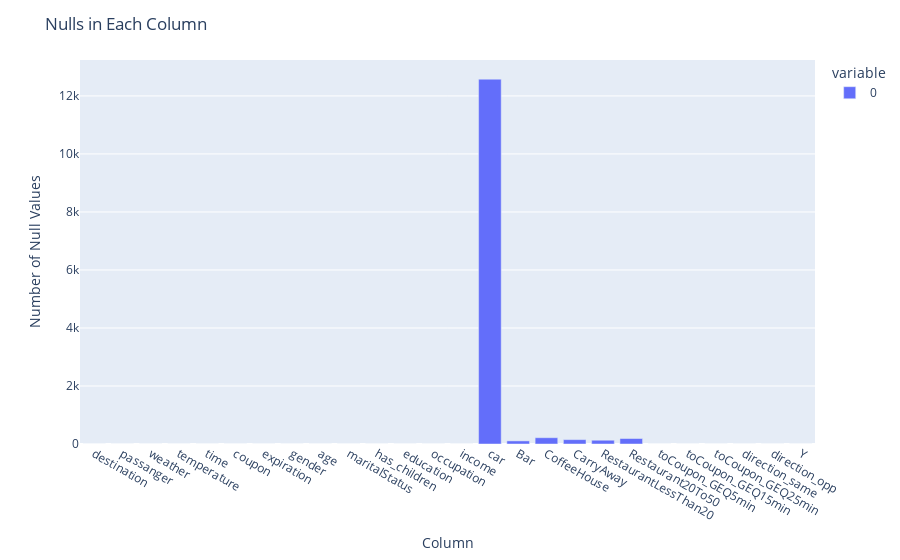

The notebook cell saved with this chart:
### Markdown cell above
2. Investigate the dataset for missing or problematic data.

### Code cell
# The name of the column 'passanger' is spelled wrong.

# The columns describing user habits have missing values.
print('Bar unique values: ' + str(data['Bar'].unique()))
print('CoffeeHouse unique values: ' + str(data['CoffeeHouse'].unique()))
print('CarryAway unique values: ' + str(data['CarryAway'].unique()))
print('RestaurantLessThan20 unique values: ' + str(data['RestaurantLessThan20'].unique()))
print('Restaurant20To50 unique values: ' + str(data['Restaurant20To50'].unique()))

# The 'time' column is a string but could be numerical.
# If it were numerical, time could be compared more
# easily in a hierarchy of time.

# The column describing whether or not the coupon was
# accepted is named a rather undescriptive 'Y'.

# When the null values are totaled, the 'car' column has
# by far the most missing values. It is mostly missing values.
nulls_per_column = data.apply(lambda x: x.isnull()).sum()
print(type(nulls_per_column))
nulls_per_column.head(15)

null_fig = px.bar(nulls_per_column)
null_fig.update_layout(title='Nulls in Each Column', xaxis_title='Column', yaxis_title='Number of Null Values')
null_fig.show()

### Figure 1 — Plotly figure (JSON) as saved in the notebook; plotly's stock layout.template omitted (floating-point values rounded to 4 significant figures)
{"data": [{"alignmentgroup": "True", "hovertemplate": "variable=0<br>index=%{x}<br>value=%{y}<extra></extra>", "legendgroup": "0", "marker": {"color": "#636efa", "pattern": {"shape": ""}}, "name": "0", "offsetgroup": "0", "orientation": "v", "showlegend": true, "textposition": "auto", "type": "bar", "x": ["destination", "passanger", "weather", "temperature", "time", "coupon", "expiration", "gender", "age", "maritalStatus", "has_children", "education", "occupation", "income", "car", "Bar", "CoffeeHouse", "CarryAway", "RestaurantLessThan20", "Restaurant20To50", "toCoupon_GEQ5min", "toCoupon_GEQ15min", "toCoupon_GEQ25min", "direction_same", "direction_opp", "Y"], "xaxis": "x", "y": [0, 0, 0, 0, 0, 0, 0, 0, 0, 0, 0, 0, 0, 0, 12576, 107, 217, 151, 130, 189, 0, 0, 0, 0, 0, 0], "yaxis": "y"}], "layout": {"barmode": "relative", "legend": {"title": {"text": "variable"}, "tracegroupgap": 0}, "margin": {"t": 60}, "title": {"text": "Nulls in Each Column"}, "xaxis": {"anchor": "y", "domain": [0, 1], "title": {"text": "Column"}}, "yaxis": {"anchor": "x", "domain": [0, 1], "title": {"text": "Number of Null Values"}}}}
